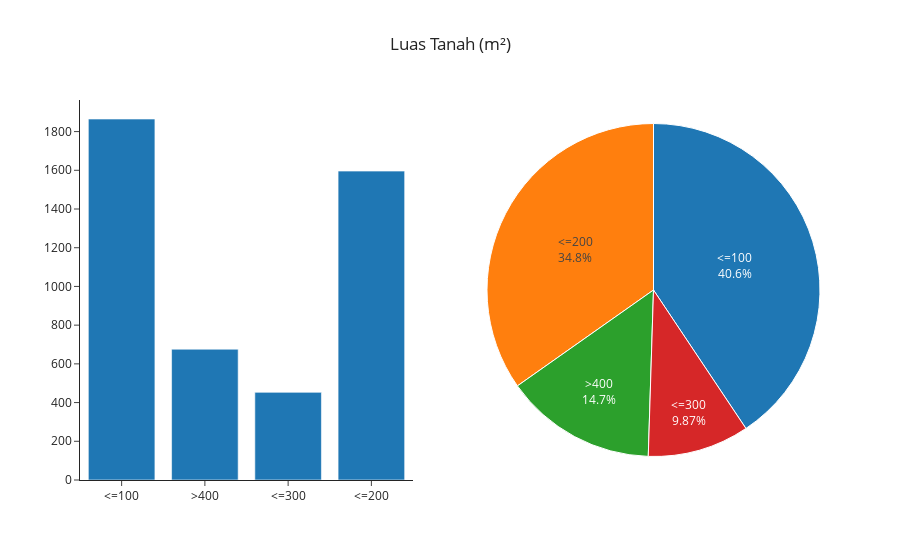

The cell this chart's notebook holds for it:
### Code cell
fig = make_subplots(rows=1, cols=2, specs=[[{'type':'xy'}, {'type':'domain'}]])

fig.add_trace(go.Histogram(x = cp_df["tanah"],name="Luas Tanah"),row=1, col=1)
fig.add_trace(go.Pie(labels = cp_df["tanah"] ,name="Luas Tanah", textinfo='percent+label', textposition='inside', marker=dict(line=dict(color='white', width=1))),row=1, col=2)

fig.update_layout(showlegend=False, title="Luas Tanah (m²)", title_x=.5)

fig.show()

### Figure 1 — Plotly figure (JSON) as saved in the notebook; plotly's stock layout.template omitted (floating-point values rounded to 4 significant figures; data arrays with more than 128 entries replaced by an {"elided": "..."} marker saying what was removed)
{"data": [{"name": "Luas Tanah", "type": "histogram", "x": {"elided": "4590 str values"}, "xaxis": "x", "yaxis": "y"}, {"domain": {"x": [0.55, 1], "y": [0, 1]}, "labels": {"elided": "4590 str values"}, "marker": {"line": {"color": "white", "width": 1}}, "name": "Luas Tanah", "textinfo": "percent+label", "textposition": "inside", "type": "pie"}], "layout": {"showlegend": false, "title": {"text": "Luas Tanah (m²)", "x": 0.5}, "xaxis": {"anchor": "y", "domain": [0, 0.45]}, "yaxis": {"anchor": "x", "domain": [0, 1]}}}
